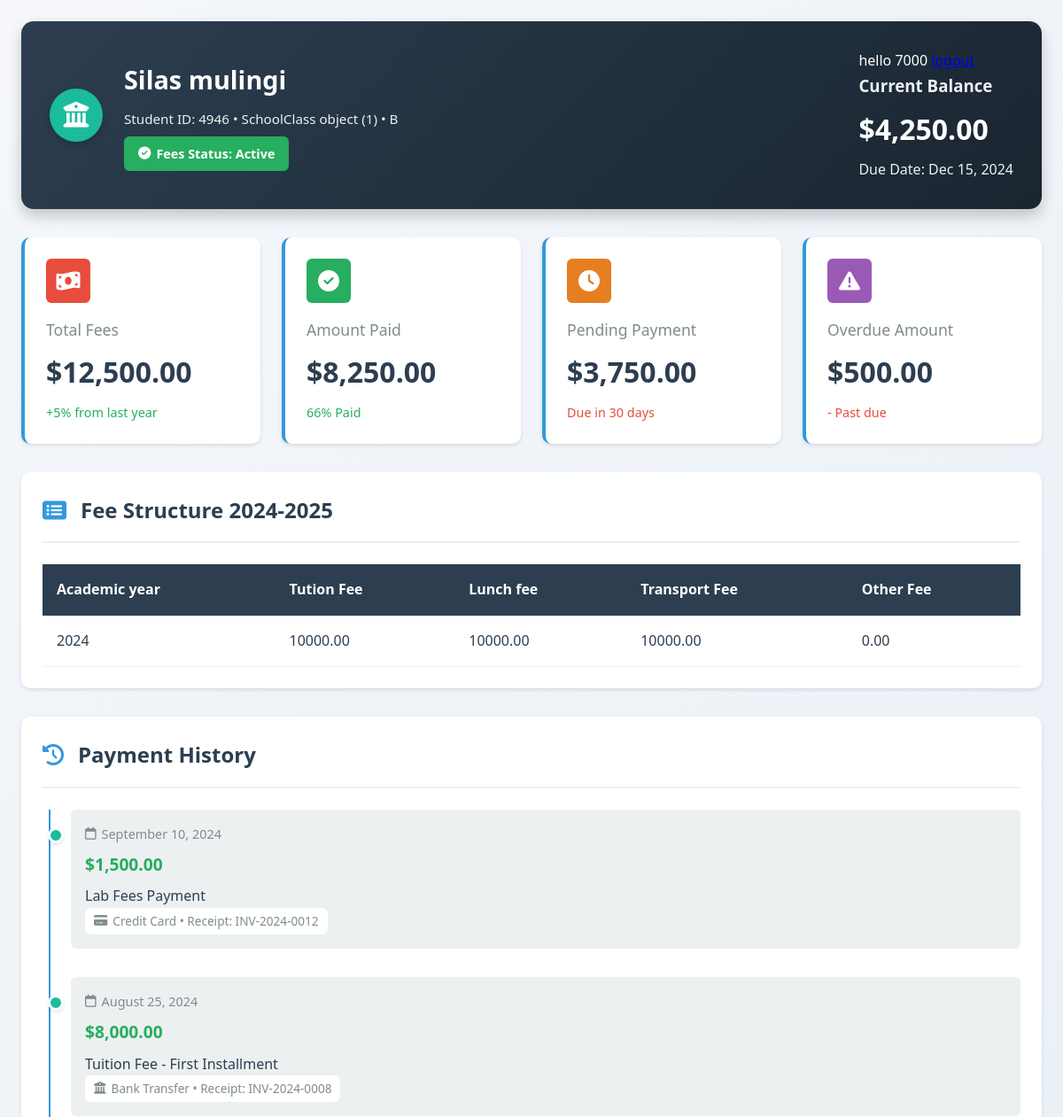
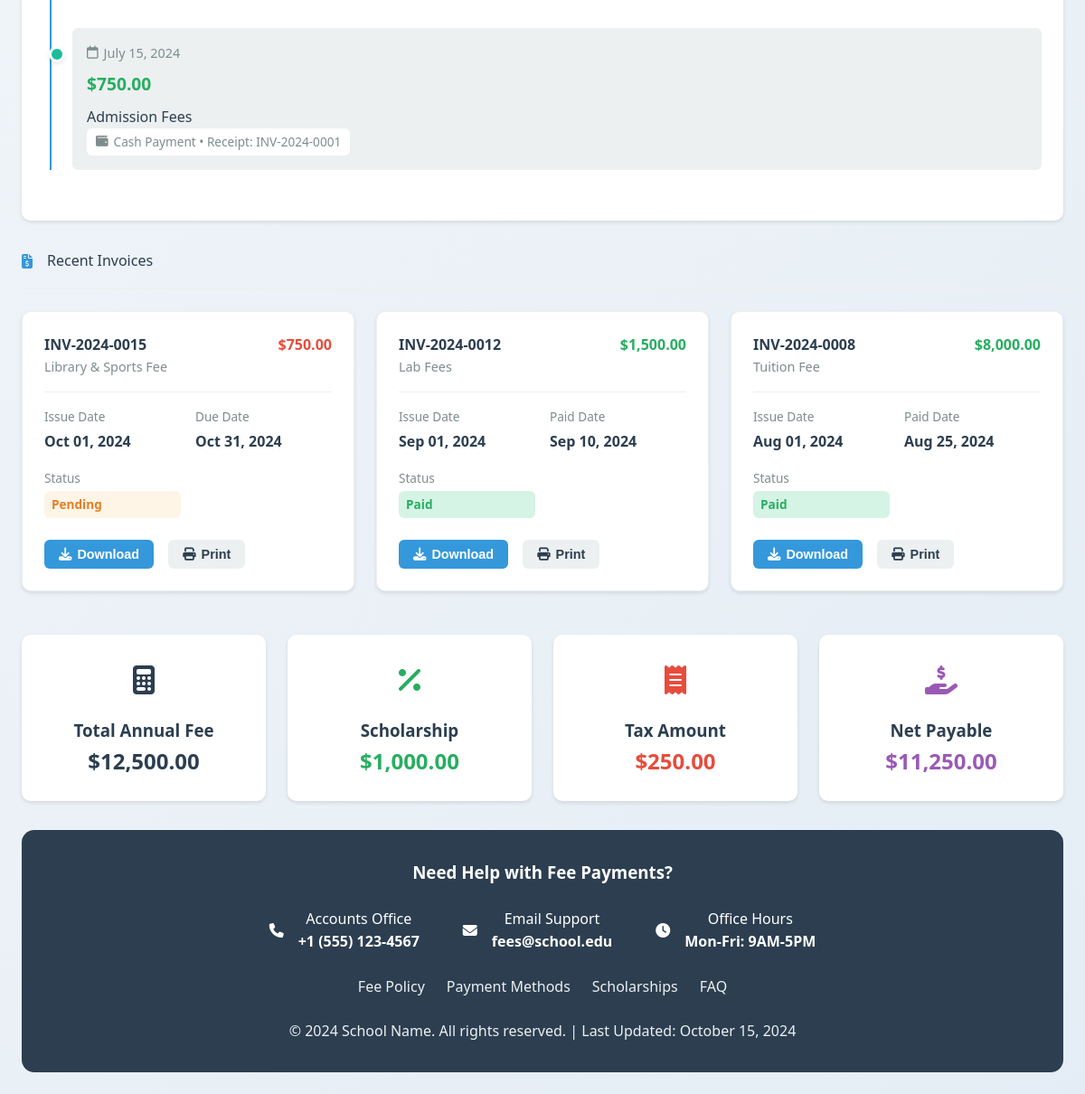
The page /studentportal/home/4946/ (signed in) on the database its author committed (2 pictures, top to bottom).
### studentPortal/models.py (models this page shows, shortened)
class Student(models.Model):
    admission_number = models.CharField(primary_key=True, max_length=50, unique=True)
    email = models.EmailField()
    first_name = models.CharField(max_length=100)
    last_name = models.CharField(max_length=100)
    middle_name = models.CharField(max_length=100, blank=True, null=True) or ""
    date_of_birth = models.DateField()
    class_id = models.ForeignKey(
        "SchoolClass", on_delete=models.PROTECT, related_name="student_class"
    )
    STREAM_CHOICES = [
        ("A", "streamA"),
        ("B", "streamB"),
        ("C", "streamC"),
        ("D", "streamD"),
    ]
    class_stream = models.CharField(
        max_length=20, blank=True, null=True, choices=STREAM_CHOICES
    )
    parent_id = models.ForeignKey(
        "Parent", on_delete=models.PROTECT, related_name="parent"
    )
    TERM_CHOICES = [
        ("TERM1", "Term1"),
        ("TERM2", "Term2"),
        ("TERM3", "Term3"),
    ]
    term = models.CharField(max_length=10, choices=TERM_CHOICES)
    billing_profile_active = models.BooleanField(default=True)
    """we use this function to fetch a student's fee structure"""
    def get_fee_structure(self):
        return FeeStructure.objects.filter(school_class=self.class_id).first()
    class Meta:
        db_table = "students"
        ordering = ["admission_number"]

class SchoolClass(models.Model):
    STREAM_CHOICES = [
        ("A", "streamA"),
        ("B", "streamB"),
        ("C", "streamC"),
        ("D", "streamD"),
    ]
    id = models.AutoField(primary_key=True)
    class_name = models.CharField(max_length=50)
    stream = models.CharField(
        max_length=10, blank=True, null=True, choices=STREAM_CHOICES
    )
    academic_year = models.CharField(max_length=20)
    max_students = models.IntegerField()
    is_active = models.BooleanField(default=True)

class FeeStructure(models.Model):
    school_class = models.ForeignKey(
        SchoolClass, on_delete=models.PROTECT, related_name="fee_structures"
    )
    academic_year = models.CharField(max_length=20)
    tuition_fee = models.DecimalField(max_digits=10, decimal_places=2)
    lunch_fee = models.DecimalField(
        max_digits=10, decimal_places=2, blank=True, null=True
    )
    transport_fee = models.DecimalField(
        max_digits=10, decimal_places=2, blank=True, null=True
    )
    other_fees = models.DecimalField(
        max_digits=10, decimal_places=2, blank=True, null=True
    )
    created_at = models.DateTimeField(auto_now_add=True)
    updated_at = models.DateTimeField(auto_now=True)
    class Meta:
        db_table = "fee_structures"
        unique_together = ("school_class", "academic_year")
        verbose_name = "Fee Structure"
        verbose_name_plural = "Fee Structures"

### studentPortal/views.py (the view, shortened to what this page needs)
# urls.py: 2. Add a URL to urlpatterns:  path('', views.home, name='home')
def home(request, adm):
    student = get_object_or_404(Student, admission_number=adm)
    fee_structure = student.get_fee_structure()
    context = {"student": student, "fee_structure": fee_structure}
    return render(request, "portal.html", context)

### studentPortal/templates/portal.html (shortened to what this page needs)
<!DOCTYPE html>
<html lang="en">
<head>
    <link rel="stylesheet" href="https://cdnjs.cloudflare.com/ajax/libs/font-awesome/6.4.0/css/all.min.css">
</head>
<body>
    <div class="container">
        <header class="header">
            <div class="logo-section">
                <div class="logo">
                    <i class="fas fa-university"></i>
                </div>
                <div class="student-info">
                    {% if student.middle_name is not None %}
                        <h1>{{student.first_name}} {{student.middle_name}} {{student.last_name}}</h1>
                    {% else %}
                        <h1>{{student.first_name}} {{student.last_name}}</h1>
                    {%endif%}
                    <p>Student ID: {{student.admission_number}} • {{student.class_id}} • {{student.class_stream}}</p>
                    <div class="status-badge">
                        <i class="fas fa-check-circle"></i>
                        Fees Status: Active
                    </div>
                </div>
            </div>
            <div class="current-balance">
                <div class="logout">
                        <p>hello {{request.user}} <a href="{% url 'studentPortal:logout' %}">logout</a></p>
                    </div>
                <h3 style="color: var(--light-gray); margin-bottom: var(--space-xs);">Current Balance</h3>
                <div style="font-size: 2rem; font-weight: 700; color: white;">$4,250.00</div>
                <p style="color: var(--light-gray); margin-top: var(--space-xs);">Due Date: Dec 15, 2024</p>
            </div>
        </header>
        <div class="dashboard-cards">
            <div class="card">
                <div class="card-icon fees">
                    <i class="fas fa-money-bill-wave"></i>
                </div>
                <h3>Total Fees</h3>
                <div class="amount">$12,500.00</div>
                <div class="percentage positive">+5% from last year</div>
            </div>
            <div class="card">
                <div class="card-icon paid">
                    <i class="fas fa-check-circle"></i>
                </div>
                <h3>Amount Paid</h3>
                <div class="amount">$8,250.00</div>
                <div class="percentage positive">66% Paid</div>
            </div>
            <div class="card">
                <div class="card-icon pending">
                    <i class="fas fa-clock"></i>
                </div>
                <h3>Pending Payment</h3>
                <div class="amount">$3,750.00</div>
                <div class="percentage negative">Due in 30 days</div>
            </div>
            <div class="card">
                <div class="card-icon overdue">
                    <i class="fas fa-exclamation-triangle"></i>
                </div>
                <h3>Overdue Amount</h3>
                <div class="amount">$500.00</div>
                <div class="percentage negative">- Past due</div>
            </div>
        </div>
        <div class="fee-structure">
            <h2 class="section-title">
                <i class="fas fa-list-alt"></i>
                Fee Structure 2024-2025
            </h2>
            <table class="table">
                <thead>
                    <tr>
                        <th>Academic year</th>
                        <th>Tution Fee</th>
                        <th>Lunch fee</th>
                        <th>Transport Fee</th>
                        <th>Other Fee</th>
                    </tr>
                </thead>
                <tbody>
                    <tr>
                        <td>{{ fee_structure.academic_year }}</td>
                        <td>{{ fee_structure.tuition_fee }}</td>
                        <td>{{ fee_structure.lunch_fee }}</td>
                        <td>{{ fee_structure.transport_fee }}</td>
                        <td>{{ fee_structure.other_fees }}</td>
                    </tr>
                </tbody>
            </table>
        </div>
        <div class="payment-history">
            <h2 class="section-title">
                <i class="fas fa-history"></i>
                Payment History
            </h2>
            <div class="timeline">
                <div class="timeline-item">
                    <div class="payment-date">
                        <i class="far fa-calendar"></i>
                        September 10, 2024
                    </div>
                    <div class="payment-amount">$1,500.00</div>
                    <p>Lab Fees Payment</p>
                    <div class="payment-method">
                        <i class="fas fa-credit-card"></i>
                        Credit Card • Receipt: INV-2024-0012
                    </div>
                </div>
                <div class="timeline-item">
                    <div class="payment-date">
                        <i class="far fa-calendar"></i>
                        August 25, 2024
                    </div>
                    <div class="payment-amount">$8,000.00</div>
                    <p>Tuition Fee - First Installment</p>
                    <div class="payment-method">
                        <i class="fas fa-university"></i>
                        Bank Transfer • Receipt: INV-2024-0008
                    </div>
                </div>
                <div class="timeline-item">
                    <div class="payment-date">
                        <i class="far fa-calendar"></i>
                        July 15, 2024
                    </div>
                    <div class="payment-amount">$750.00</div>
                    <p>Admission Fees</p>
                    <div class="payment-method">
                        <i class="fas fa-wallet"></i>
                        Cash Payment • Receipt: INV-2024-0001
                    </div>
                </div>
            </div>
        </div>
        <div class="section-title">
            <i class="fas fa-file-invoice-dollar"></i>
            Recent Invoices
        </div>
        <div class="invoices-grid">
            <div class="invoice-card">
                <div class="invoice-header">
                    <div>
                        <div class="invoice-id">INV-2024-0015</div>
                        <div style="color: var(--dark-gray); font-size: 0.9rem;">Library & Sports Fee</div>
                    </div>
                    <div style="font-weight: 700; color: var(--accent-red);">$750.00</div>
                </div>
                <div class="invoice-details">
                    <div class="detail-item">
                        <span class="detail-label">Issue Date</span>
                        <span class="detail-value">Oct 01, 2024</span>
                    </div>
                    <div class="detail-item">
                        <span class="detail-label">Due Date</span>
                        <span class="detail-value">Oct 31, 2024</span>
                    </div>
                    <div class="detail-item">
                        <span class="detail-label">Status</span>
                        <span class="fee-status status-pending">Pending</span>
                    </div>
                </div>
                <div class="invoice-actions">
                    <button class="btn btn-primary">
                        <i class="fas fa-download"></i>
                        Download
                    </button>
                    <button class="btn btn-secondary">
                        <i class="fas fa-print"></i>
                        Print
                    </button>
                </div>
            </div>
            <div class="invoice-card">
                <div class="invoice-header">
                    <div>
                        <div class="invoice-id">INV-2024-0012</div>
                        <div style="color: var(--dark-gray); font-size: 0.9rem;">Lab Fees</div>
                    </div>
                    <div style="font-weight: 700; color: var(--accent-green);">$1,500.00</div>
                </div>
                <div class="invoice-details">
                    <div class="detail-item">
                        <span class="detail-label">Issue Date</span>
                        <span class="detail-value">Sep 01, 2024</span>
                    </div>
                    <div class="detail-item">
                        <span class="detail-label">Paid Date</span>
                        <span class="detail-value">Sep 10, 2024</span>
                    </div>
                    <div class="detail-item">
                        <span class="detail-label">Status</span>
                        <span class="fee-status status-paid">Paid</span>
                    </div>
                </div>
                <div class="invoice-actions">
                    <button class="btn btn-primary">
                        <i class="fas fa-download"></i>
                        Download
                    </button>
                    <button class="btn btn-secondary">
                        <i class="fas fa-print"></i>
                        Print
                    </button>
                </div>
            </div>
            <div class="invoice-card">
                <div class="invoice-header">
                    <div>
                        <div class="invoice-id">INV-2024-0008</div>
                        <div style="color: var(--dark-gray); font-size: 0.9rem;">Tuition Fee</div>
                    </div>
                    <div style="font-weight: 700; color: var(--accent-green);">$8,000.00</div>
                </div>
                <div class="invoice-details">
                    <div class="detail-item">
                        <span class="detail-label">Issue Date</span>
                        <span class="detail-value">Aug 01, 2024</span>
                    </div>
                    <div class="detail-item">
                        <span class="detail-label">Paid Date</span>
                        <span class="detail-value">Aug 25, 2024</span>
                    </div>
                    <div class="detail-item">
                        <span class="detail-label">Status</span>
                        <span class="fee-status status-paid">Paid</span>
                    </div>
                </div>
                <div class="invoice-actions">
                    <button class="btn btn-primary">
                        <i class="fas fa-download"></i>
                        Download
                    </button>
                    <button class="btn btn-secondary">
                        <i class="fas fa-print"></i>
                        Print
                    </button>
                </div>
            </div>
        </div>
        <div class="summary-cards">
            <div class="summary-card">
                <div class="summary-icon total">
                    <i class="fas fa-calculator"></i>
                </div>
                <h3>Total Annual Fee</h3>
                <div style="font-size: 1.5rem; font-weight: 700; color: var(--primary-blue);">$12,500.00</div>
            </div>
            <div class="summary-card">
                <div class="summary-icon discount">
                    <i class="fas fa-percentage"></i>
                </div>
                <h3>Scholarship</h3>
                <div style="font-size: 1.5rem; font-weight: 700; color: var(--accent-green);">$1,000.00</div>
            </div>
            <div class="summary-card">
                <div class="summary-icon tax">
                    <i class="fas fa-receipt"></i>
                </div>
                <h3>Tax Amount</h3>
                <div style="font-size: 1.5rem; font-weight: 700; color: var(--accent-red);">$250.00</div>
            </div>
            <div class="summary-card">
                <div class="summary-icon net">
                    <i class="fas fa-hand-holding-usd"></i>
                </div>
                <h3>Net Payable</h3>
                <div style="font-size: 1.5rem; font-weight: 700; color: var(--accent-purple);">$11,250.00</div>
            </div>
        </div>
        <footer class="footer">
            <h3>Need Help with Fee Payments?</h3>
            <div class="contact-info">
                <div class="contact-item">
                    <i class="fas fa-phone"></i>
                    <div>
                        <div>Accounts Office</div>
                        <div style="font-weight: 600;">+1 (555) 123-4567</div>
                    </div>
                </div>
                <div class="contact-item">
                    <i class="fas fa-envelope"></i>
                    <div>
                        <div>Email Support</div>
                        <div style="font-weight: 600;">fees@school.edu</div>
                    </div>
                </div>
                <div class="contact-item">
                    <i class="fas fa-clock"></i>
                    <div>
                        <div>Office Hours</div>
                        <div style="font-weight: 600;">Mon-Fri: 9AM-5PM</div>
                    </div>
                </div>
            </div>
            <div class="footer-links">
                <a href="#" class="footer-link">Fee Policy</a>
                <a href="#" class="footer-link">Payment Methods</a>
                <a href="#" class="footer-link">Scholarships</a>
                <a href="#" class="footer-link">FAQ</a>
            </div>
            <p style="margin-top: var(--space-md); color: var(--light-gray);">
                © 2024 School Name. All rights reserved. | Last Updated: October 15, 2024
            </p>
        </footer>
    </div>
</body>
</html>

### rows shown on the page
Student: first_name "Silas", last_name "mulingi", admission_number "4946", class_id "SchoolClass object (1)", class_stream "B"
FeeStructure: academic_year "2024", tuition_fee "10000.00", lunch_fee "10000.00", transport_fee "10000.00", other_fees "0.00"

### other values the page prints
{{ request.user }} "7000"
